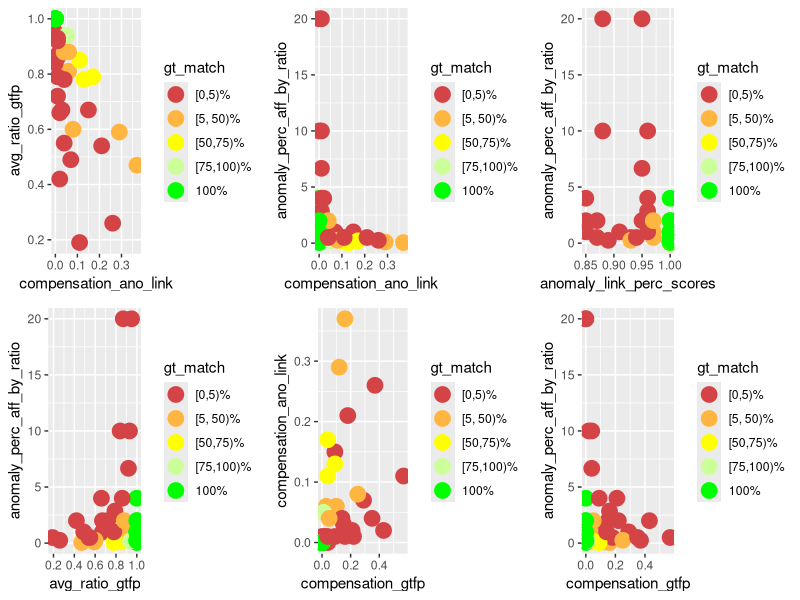
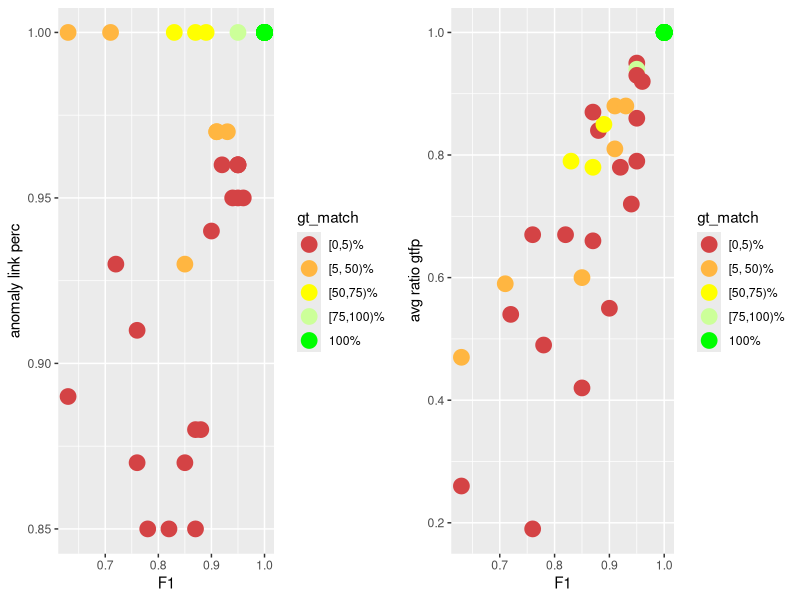
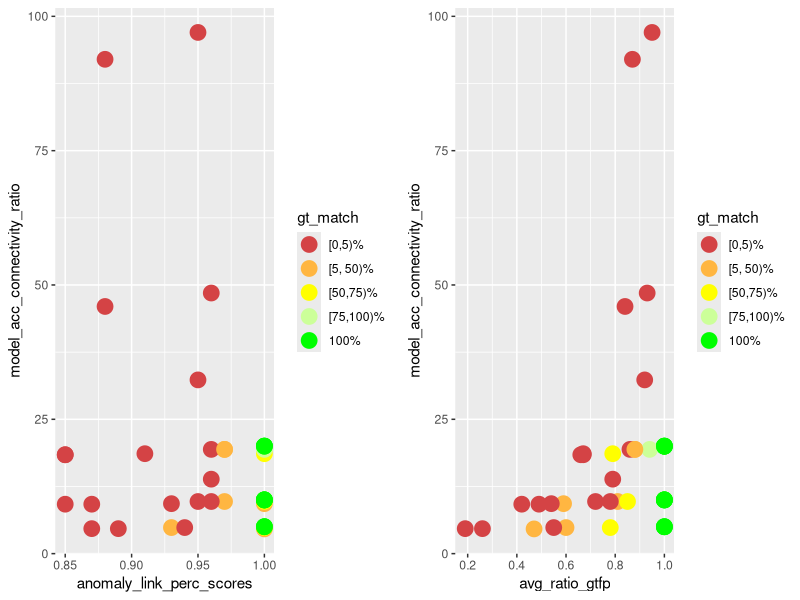
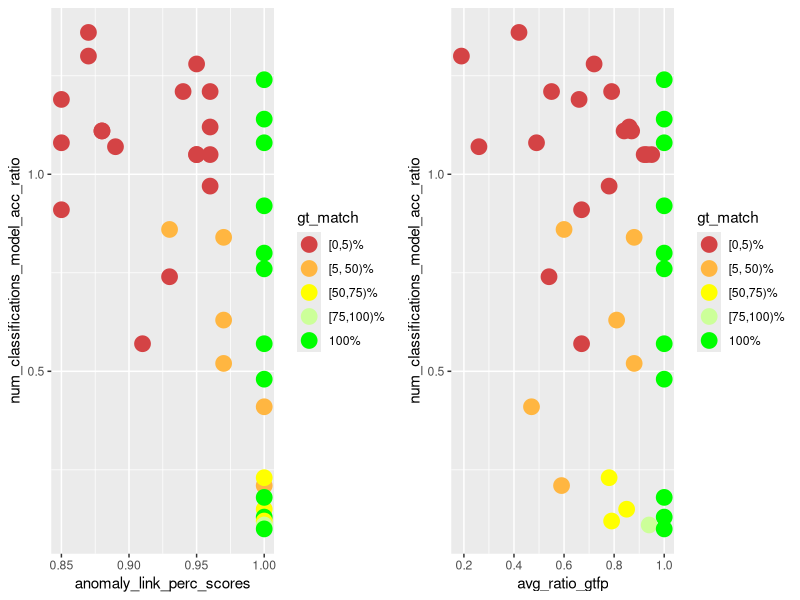

Generate these figures, in order, with R:
library(ggplot2)
library(gridExtra)

PT_DEF <- geom_point(size=5)
COLOR_VALS <- c("#d44345", "#ffb641", "#ffff00", "#ccff99", "#00ff00")

gen_multi_plot_six <- function(
        pp1, pp2, pp3, pp4, pp5, pp6,
        y1, y2, y3, y4, y5, y6,
        x1, x2, x3, x4, x5, x6,
        filename
    ) {
    fpp1 <- pp1 + PT_DEF + xlab(x1) + ylab(y1) + scale_color_manual(values = color_mapping)
    fpp2 <- pp2 + PT_DEF + xlab(x2) + ylab(y2) + scale_color_manual(values = color_mapping)
    fpp3 <- pp3 + PT_DEF + xlab(x3) + ylab(y3) + scale_color_manual(values = color_mapping)
    fpp4 <- pp4 + PT_DEF + xlab(x4) + ylab(y4) + scale_color_manual(values = color_mapping)
    fpp5 <- pp5 + PT_DEF + xlab(x5) + ylab(y5) + scale_color_manual(values = color_mapping)
    fpp6 <- pp6 + PT_DEF + xlab(x6) + ylab(y6) + scale_color_manual(values = color_mapping)
    combined_plot <- grid.arrange(fpp1, fpp2, fpp3, fpp4, fpp5, fpp6, ncol = 3)
    ggsave(combined_plot, file = filename, width = 12, height = 6)
}

gen_multi_plot_two <- function(
        pp1, pp2, y1, y2, x1, x2, filename
    ) {
    fpp1 <- pp1 + PT_DEF + xlab(x1) + ylab(y1) + scale_color_manual(values = color_mapping)
    fpp2 <- pp2 + PT_DEF + xlab(x2) + ylab(y2) + scale_color_manual(values = color_mapping)
    combined_plot <- grid.arrange(fpp1, fpp2, ncol = 2)
    ggsave(combined_plot, file = filename, width = 12, height = 6)
}

# actual compensation insights

input <- read.csv(
    file = "meta_analysis.csv", header = TRUE, sep = ",", check.name = FALSE
)

# instead of the percentage value factor(gt_match_perc) for which I'd need 100
# colors, I only want to color / group them into 5 groups
LABELS <- c("[0,5)%", "[5, 50)%", "[50,75)%", "[75,100)%", "100%")
color_mapping <- setNames(COLOR_VALS, LABELS)

input$gt_match <- cut(
    input$gt_match_perc,
    breaks = c(0, 5, 50, 75, 100, Inf),
    labels = LABELS,
    include.lowest = TRUE,
    right = FALSE
)

p1 <- ggplot(
    data = input, aes_string(
        x = "compensation_ano_link",
        y = "avg_ratio_gtfp",
        color = "gt_match",
        group = "gt_match"
    )
)

p2 <- ggplot(
    data = input, aes_string(
        x = "compensation_ano_link",
        y = "anomaly_perc_aff_by_ratio",
        color = "gt_match",
        group = "gt_match"
    )
)

p3 <- ggplot(
    data = input, aes_string(
        x = "anomaly_link_perc_scores",
        y = "anomaly_perc_aff_by_ratio",
        color = "gt_match",
        group = "gt_match"
    )
)

p4 <- ggplot(
    data = input, aes_string(
        x = "avg_ratio_gtfp",
        y = "anomaly_perc_aff_by_ratio",
        color = "gt_match",
        group = "gt_match"
    )
)

p5 <- ggplot(
    data = input, aes_string(
        x = "compensation_gtfp",
        y = "compensation_ano_link",
        color = "gt_match",
        group = "gt_match"
    )
)

p6 <- ggplot(
    data = input, aes_string(
        x = "compensation_gtfp",
        y = "anomaly_perc_aff_by_ratio",
        color = "gt_match",
        group = "gt_match"
    )
)

gen_multi_plot_six(
    p1, p2, p3, p4, p5, p6,
    "avg_ratio_gtfp",
    "anomaly_perc_aff_by_ratio",
    "anomaly_perc_aff_by_ratio",
    "anomaly_perc_aff_by_ratio",
    "compensation_ano_link",
    "anomaly_perc_aff_by_ratio",
    "compensation_ano_link",
    "compensation_ano_link",
    "anomaly_link_perc_scores",
    "avg_ratio_gtfp",
    "compensation_gtfp",
    "compensation_gtfp",
    "compensation_analysis.png"
)

p1 <- ggplot(
    data = input, aes_string(
        x = "f1_scores",
        y = "anomaly_link_perc_scores",
        color = "gt_match",
        group = "gt_match"
    )
)

p2 <- ggplot(
    data = input, aes_string(
        x = "f1_scores",
        y = "avg_ratio_gtfp",
        color = "gt_match",
        group = "gt_match"
    )
)

gen_multi_plot_two(
    p1, p2,
    "anomaly link perc",
    "avg ratio gtfp",
    "F1",
    "F1",
    "f1_end_res_corr.png"
)

# model acc - connectivity - performance

p1 <- ggplot(
    data = input, aes_string(
        x = "anomaly_link_perc_scores",
        y = "model_acc_connectivity_ratio",
        color = "gt_match",
        group = "gt_match"
    )
)

p2 <- ggplot(
    data = input, aes_string(
        x = "avg_ratio_gtfp",
        y = "model_acc_connectivity_ratio",
        color = "gt_match",
        group = "gt_match"
    )
)

gen_multi_plot_two(
    p1, p2,
    "model_acc_connectivity_ratio",
    "model_acc_connectivity_ratio",
    "anomaly_link_perc_scores",
    "avg_ratio_gtfp",
    "modelacc_connectivity_performance.png"
)

# how many classifications and how acc models

p1 <- ggplot(
    data = input, aes_string(
        x = "anomaly_link_perc_scores",
        y = "num_classifications_model_acc_ratio",
        color = "gt_match",
        group = "gt_match"
    )
)

p2 <- ggplot(
    data = input, aes_string(
        x = "avg_ratio_gtfp",
        y = "num_classifications_model_acc_ratio",
        color = "gt_match",
        group = "gt_match"
    )
)

gen_multi_plot_two(
    p1, p2,
    "num_classifications_model_acc_ratio",
    "num_classifications_model_acc_ratio",
    "anomaly_link_perc_scores",
    "avg_ratio_gtfp",
    "num_classifications_model_acc.png"
)
